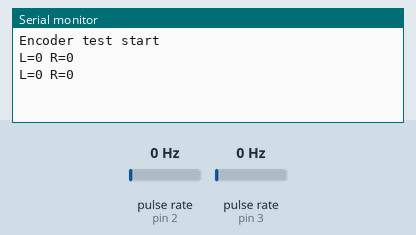
Recording of a sketch running on a simulated Arduino Uno, built with avr-gcc and run on an emulated ATmega328P. Parts: the last lines printed to the serial monitor. Wiring (inferred from the names in the program): 2 × pulse sensor: data pin 2 / data pin 3. Inputs (shaded band) come from the test bench; at power-on: pulse rate (sensors on pin 2, pin 3) 0 Hz.

Above: at 1.2 s.
1.3 s: pulse rate (sensor on pin 2) set to 4 Hz
At 1.9 s:
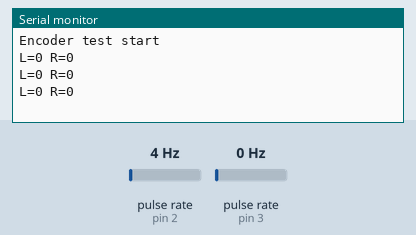
2.8 s: pulse rate (sensor on pin 3) set to 4 Hz
At 2.81 s:
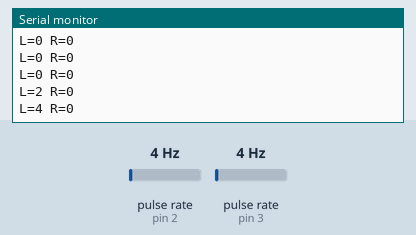
4.3 s: pulse rate (sensor on pin 2) set to 50 Hz
At 4.31 s:
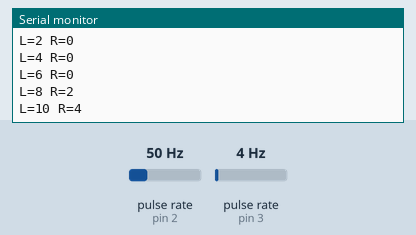
5.8 s: pulse rate (sensor on pin 3) set to 50 Hz
At 5.81 s:
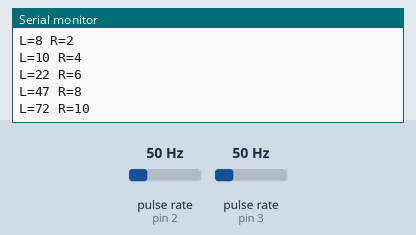
Timing chart, 0 to 8.3 s (numbered marks = the images above; inputs shaded):
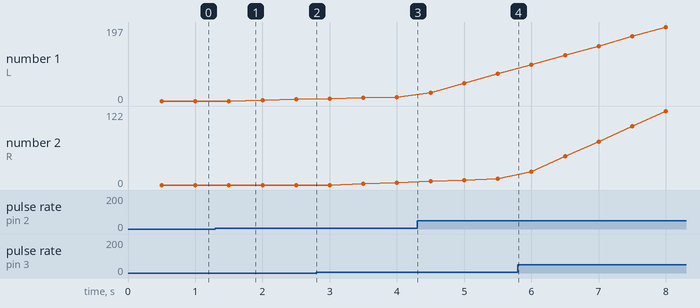

The sketch:

Motor_Encoder.ino
```cpp
volatile long leftCount = 0;
volatile long rightCount = 0;

const int LEFT_ENC = 2;
const int RIGHT_ENC = 3;

void leftISR() {
  leftCount++;
}

void rightISR() {
  rightCount++;
}

void setup() {
  Serial.begin(115200);

  pinMode(LEFT_ENC, INPUT_PULLUP);
  pinMode(RIGHT_ENC, INPUT_PULLUP);

  attachInterrupt(digitalPinToInterrupt(LEFT_ENC), leftISR, FALLING);
  attachInterrupt(digitalPinToInterrupt(RIGHT_ENC), rightISR, FALLING);

  Serial.println("Encoder test start");
}

void loop() {
  static unsigned long last = 0;
  if (millis() - last >= 500) {
    last = millis();
    Serial.print("L=");
    Serial.print(leftCount);
    Serial.print(" R=");
    Serial.println(rightCount);
  }
}
```

Measured:
- plotted number 1: 0 → 4 after the input at 1.3 s, 10 → 72 after the input at 4.3 s
- plotted number 2: 10 → 122 after the input at 5.8 s
